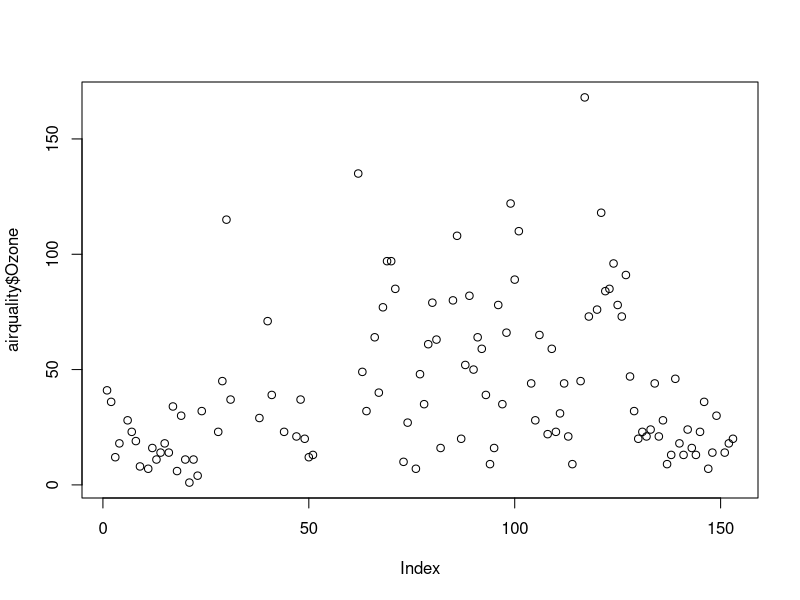
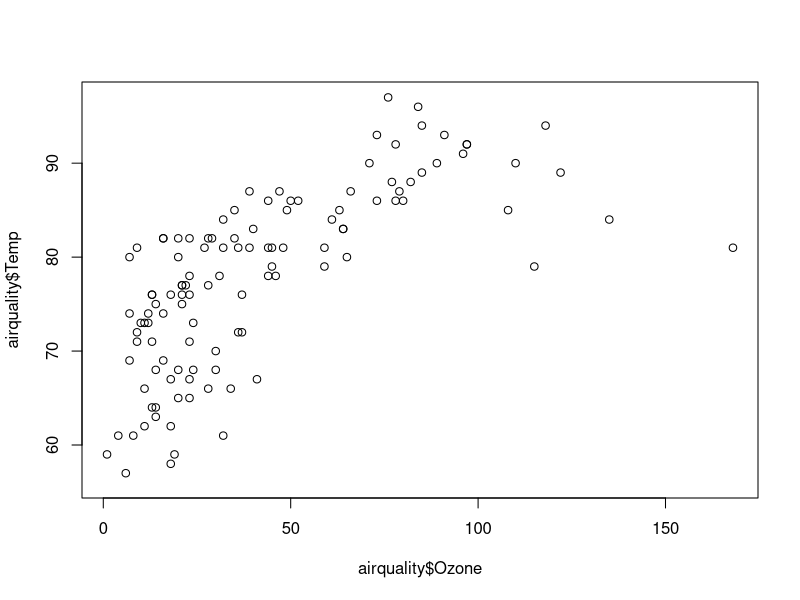
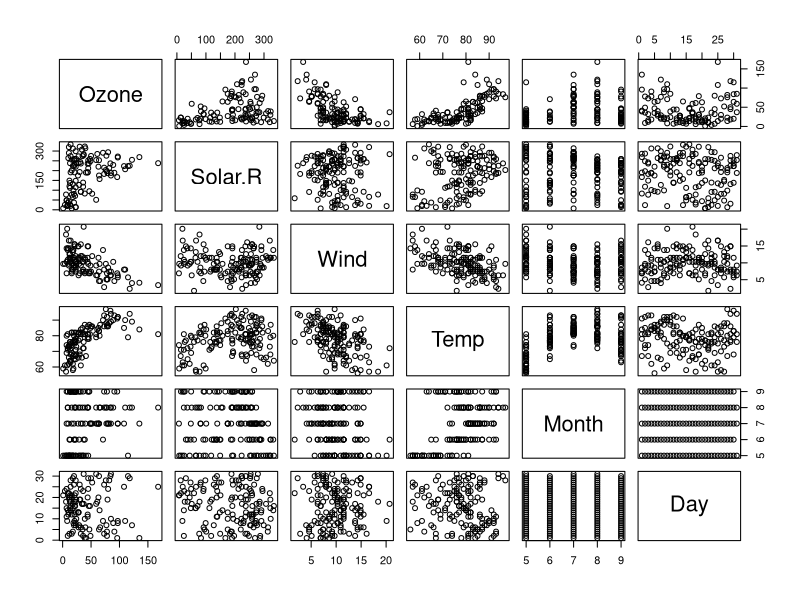
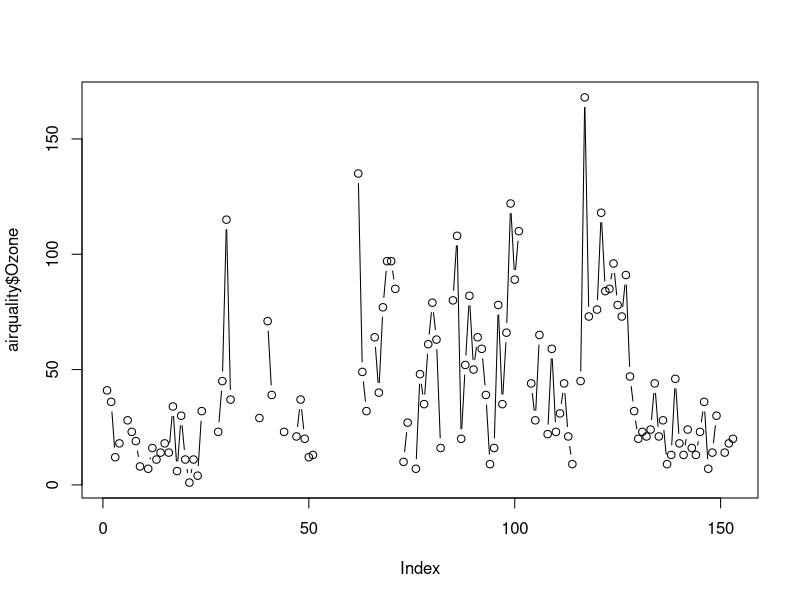
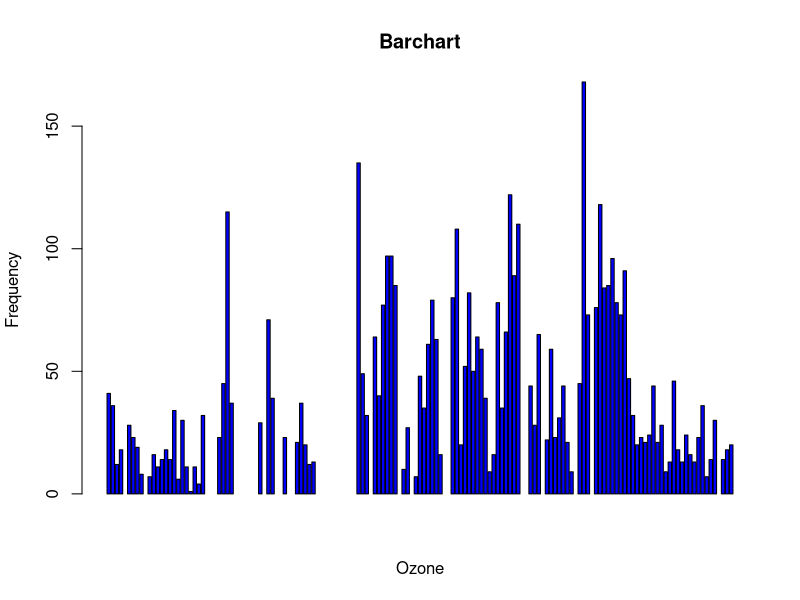
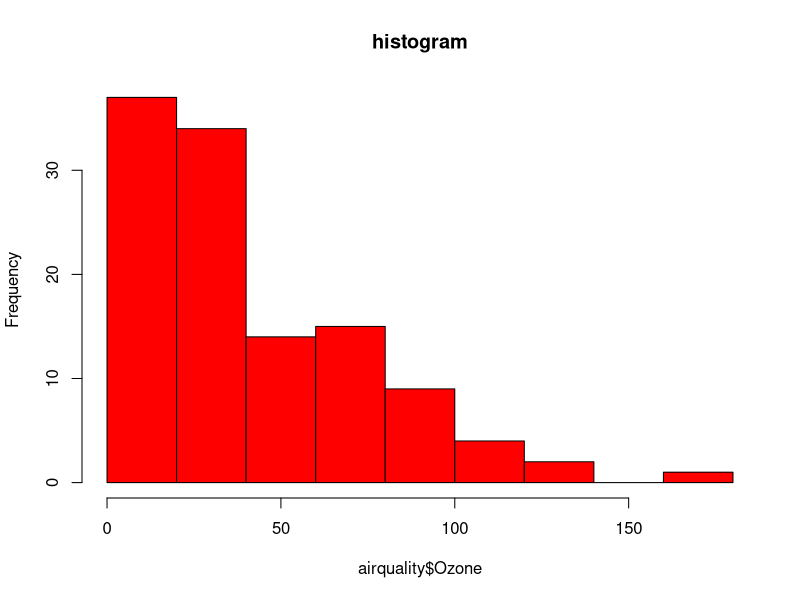
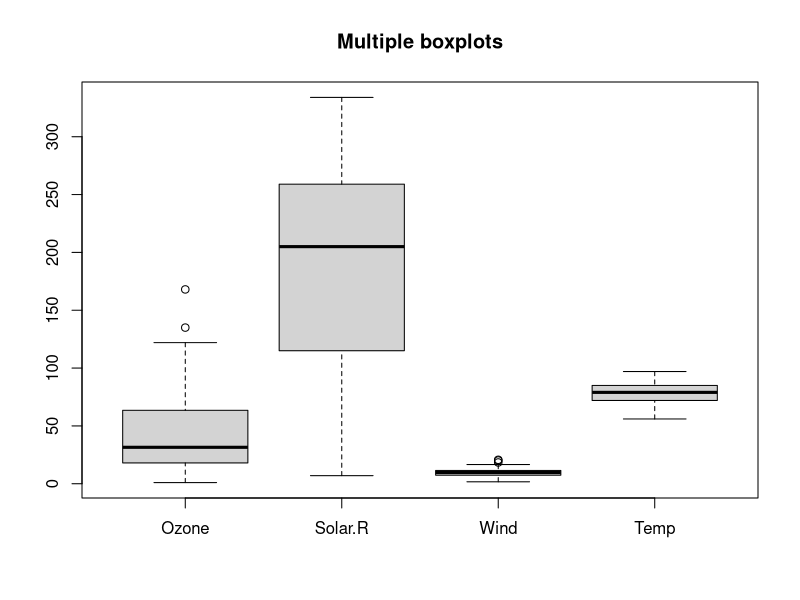
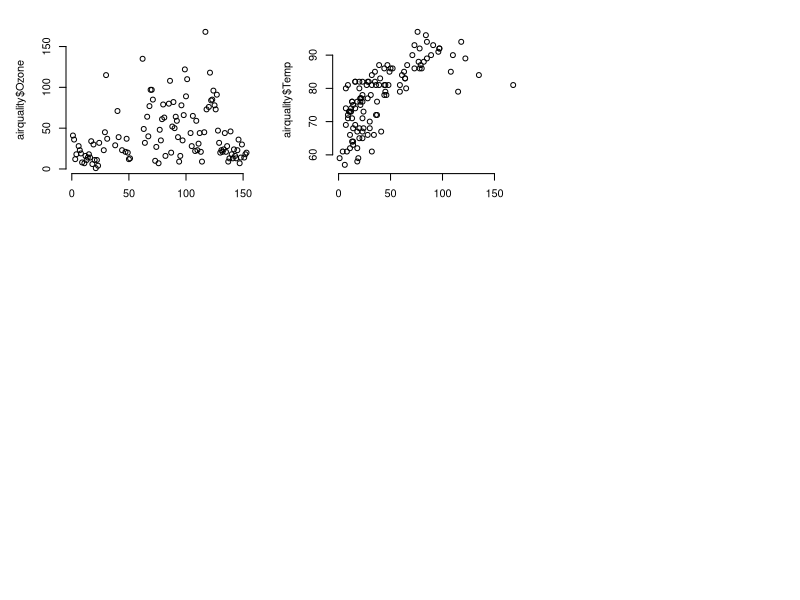

Write R code to recreate these figures, in order.
airquality<-datasets::airquality
head(airquality)
tail(airquality)
airquality[ ,c(1,2)]
airquality$Ozone
summary(airquality$Temp)
summary(airquality)
plot(airquality$Ozone)
plot(airquality$Ozone,airquality$Temp)
plot(airquality)
plot(airquality$Ozone,type="b")
barplot(airquality$Ozone,col='blue',xlab='Ozone',ylab='Frequency',main='Barchart')
hist(airquality$Ozone,col='red',main='histogram')
boxplot(airquality[ ,(1:4)],main='Multiple boxplots')
par(mfrow=c(3,3),mar=c(2,5,2,1),las=0,bty="n")
plot(airquality$Ozone)
plot(airquality$Ozone,airquality$Temp)
plot(airquality)
plot(airquality$Ozone,type="b")
barplot(airquality$Ozone,col='blue',xlab='Ozone',ylab='Frequency',main='Barchart')
hist(airquality$Ozone,col='red',main='histogram')
boxplot(airquality[ ,(1:4)],main='Multiple boxplots')
